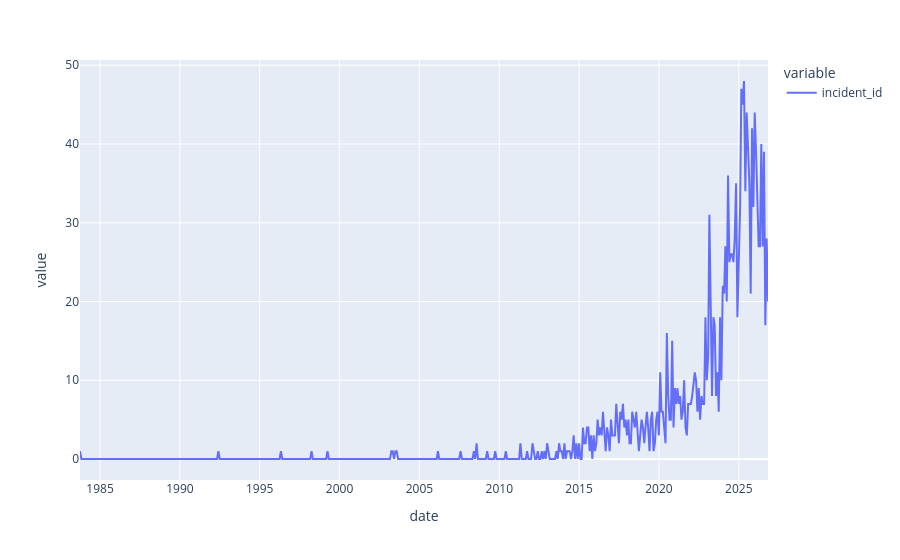

The notebook cell this image was saved under:
### Code cell
# monthly plot

(
    incidents_df
    .reset_index()
    .groupby('date')['incident_id'].count()
    .resample('1ME').sum()
    .pipe(px.line)
)

### Figure 1 — Plotly figure (JSON) as saved in the notebook; plotly's stock layout.template omitted (floating-point values rounded to 4 significant figures; data arrays with more than 128 entries replaced by an {"elided": "..."} marker saying what was removed)
{"data": [{"hovertemplate": "variable=incident_id<br>date=%{x}<br>value=%{y}<extra></extra>", "legendgroup": "incident_id", "line": {"color": "#636efa", "dash": "solid"}, "marker": {"symbol": "circle"}, "mode": "lines", "name": "incident_id", "orientation": "v", "showlegend": true, "type": "scatter", "x": {"elided": "518 str values"}, "xaxis": "x", "y": {"elided": "518 int values"}, "yaxis": "y"}], "layout": {"legend": {"title": {"text": "variable"}, "tracegroupgap": 0}, "margin": {"t": 60}, "xaxis": {"anchor": "y", "domain": [0, 1], "title": {"text": "date"}}, "yaxis": {"anchor": "x", "domain": [0, 1], "title": {"text": "value"}}}}
